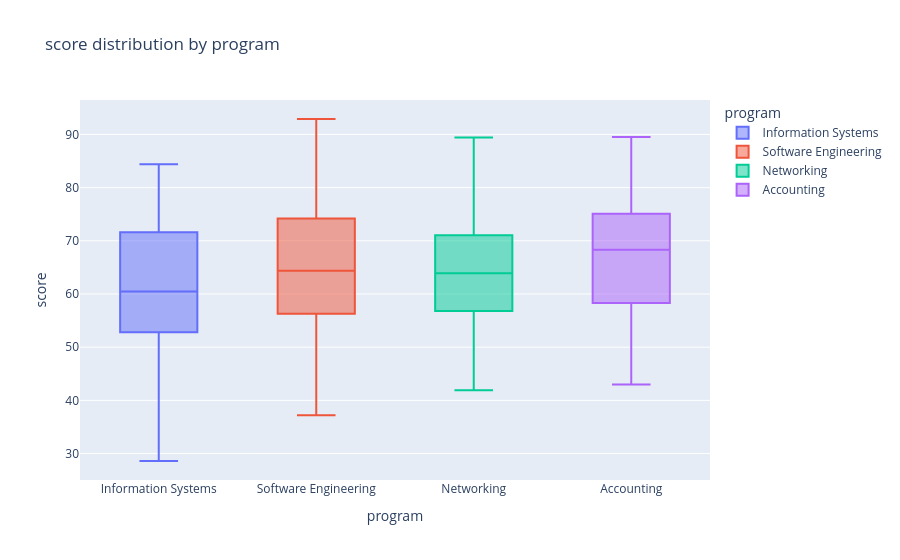

Notebook source saved alongside this figure:
### Code cell
#bonus
fig1 = px.box(df, x="program", y="score", color="program", title="score distribution by program")
fig1.show()

### Figure 1 — Plotly figure (JSON) as saved in the notebook; plotly's stock layout.template omitted (floating-point values rounded to 4 significant figures)
{"data": [{"alignmentgroup": "True", "hovertemplate": "program=%{x}<br>score=%{y}<extra></extra>", "legendgroup": "Information Systems", "marker": {"color": "#636efa"}, "name": "Information Systems", "notched": false, "offsetgroup": "Information Systems", "orientation": "v", "showlegend": true, "type": "box", "x": ["Information Systems", "Information Systems", "Information Systems", "Information Systems", "Information Systems", "Information Systems", "Information Systems", "Information Systems", "Information Systems", "Information Systems", "Information Systems", "Information Systems", "Information Systems", "Information Systems", "Information Systems", "Information Systems", "Information Systems", "Information Systems", "Information Systems", "Information Systems", "Information Systems", "Information Systems", "Information Systems", "Information Systems", "Information Systems", "Information Systems", "Information Systems", "Information Systems", "Information Systems", "Information Systems", "Information Systems", "Information Systems", "Information Systems", "Information Systems", "Information Systems", "Information Systems", "Information Systems", "Information Systems"], "x0": " ", "xaxis": "x", "y": [28.6, 42.3, 47.8, 60.9, 49.1, 59.0, 67.7, 74.4, 65.7, 78.9, 84.4, 59.9, 68.7, 78.6, 50.0, 44.6, 54.5, 60.0, 55.7, 61.2, 71.6, 77.2, 55.9, 61.5, 74.7, 76.8, 72.6, 81.4, 52.8, 48.5, 57.3, 67.2, 52.4, 51.5, 56.9, 63.6, 58.3, 68.2], "y0": " ", "yaxis": "y"}, {"alignmentgroup": "True", "hovertemplate": "program=%{x}<br>score=%{y}<extra></extra>", "legendgroup": "Software Engineering", "marker": {"color": "#EF553B"}, "name": "Software Engineering", "notched": false, "offsetgroup": "Software Engineering", "orientation": "v", "showlegend": true, "type": "box", "x": ["Software Engineering", "Software Engineering", "Software Engineering", "Software Engineering", "Software Engineering", "Software Engineering", "Software Engineering", "Software Engineering", "Software Engineering", "Software Engineering", "Software Engineering", "Software Engineering", "Software Engineering", "Software Engineering", "Software Engineering", "Software Engineering", "Software Engineering", "Software Engineering", "Software Engineering", "Software Engineering", "Software Engineering", "Software Engineering", "Software Engineering", "Software Engineering", "Software Engineering", "Software Engineering", "Software Engineering", "Software Engineering", "Software Engineering", "Software Engineering", "Software Engineering", "Software Engineering", "Software Engineering", "Software Engineering", "Software Engineering", "Software Engineering", "Software Engineering", "Software Engineering"], "x0": " ", "xaxis": "x", "y": [64.5, 74.4, 83.2, 62.0, 64.2, 77.9, 83.4, 45.1, 53.8, 63.8, 55.0, 60.5, 70.5, 62.2, 54.8, 60.3, 73.4, 64.8, 71.4, 80.2, 90.1, 47.4, 60.6, 66.0, 37.2, 50.8, 56.3, 66.2, 57.6, 67.4, 73.0, 82.9, 74.2, 84.1, 92.9, 37.7, 43.1, 56.3], "y0": " ", "yaxis": "y"}, {"alignmentgroup": "True", "hovertemplate": "program=%{x}<br>score=%{y}<extra></extra>", "legendgroup": "Networking", "marker": {"color": "#00cc96"}, "name": "Networking", "notched": false, "offsetgroup": "Networking", "orientation": "v", "showlegend": true, "type": "box", "x": ["Networking", "Networking", "Networking", "Networking", "Networking", "Networking", "Networking", "Networking", "Networking", "Networking", "Networking", "Networking", "Networking", "Networking", "Networking", "Networking", "Networking", "Networking", "Networking", "Networking", "Networking", "Networking", "Networking", "Networking", "Networking", "Networking", "Networking", "Networking", "Networking", "Networking", "Networking", "Networking", "Networking", "Networking", "Networking", "Networking", "Networking"], "x0": " ", "xaxis": "x", "y": [52.7, 62.6, 53.9, 63.9, 69.3, 48.1, 56.9, 59.2, 69.0, 63.6, 70.8, 76.2, 89.4, 80.8, 56.6, 65.3, 44.1, 46.4, 59.5, 65.1, 60.8, 66.3, 71.8, 70.8, 73.0, 82.9, 74.8, 70.5, 41.9, 55.6, 61.1, 53.6, 62.4, 72.3, 63.6, 69.1, 79.0], "y0": " ", "yaxis": "y"}, {"alignmentgroup": "True", "hovertemplate": "program=%{x}<br>score=%{y}<extra></extra>", "legendgroup": "Accounting", "marker": {"color": "#ab63fa"}, "name": "Accounting", "notched": false, "offsetgroup": "Accounting", "orientation": "v", "showlegend": true, "type": "box", "x": ["Accounting", "Accounting", "Accounting", "Accounting", "Accounting", "Accounting", "Accounting", "Accounting", "Accounting", "Accounting", "Accounting", "Accounting", "Accounting", "Accounting", "Accounting", "Accounting", "Accounting", "Accounting", "Accounting", "Accounting", "Accounting", "Accounting", "Accounting", "Accounting", "Accounting", "Accounting", "Accounting", "Accounting", "Accounting", "Accounting", "Accounting", "Accounting", "Accounting", "Accounting", "Accounting", "Accounting", "Accounting"], "x0": " ", "xaxis": "x", "y": [68.3, 67.4, 72.8, 75.0, 74.1, 79.6, 89.5, 64.2, 43.0, 48.5, 58.4, 49.8, 59.7, 68.4, 75.5, 66.9, 80.0, 82.3, 70.8, 69.8, 75.3, 51.2, 45.7, 55.6, 58.0, 71.1, 62.4, 69.1, 77.8, 56.6, 62.1, 67.7, 77.5, 72.1, 79.3, 53.9, 67.1], "y0": " ", "yaxis": "y"}], "layout": {"boxmode": "overlay", "legend": {"title": {"text": "program"}, "tracegroupgap": 0}, "title": {"text": "score distribution by program"}, "xaxis": {"anchor": "y", "categoryarray": ["Information Systems", "Software Engineering", "Networking", "Accounting"], "categoryorder": "array", "domain": [0, 1], "title": {"text": "program"}}, "yaxis": {"anchor": "x", "domain": [0, 1], "title": {"text": "score"}}}}
